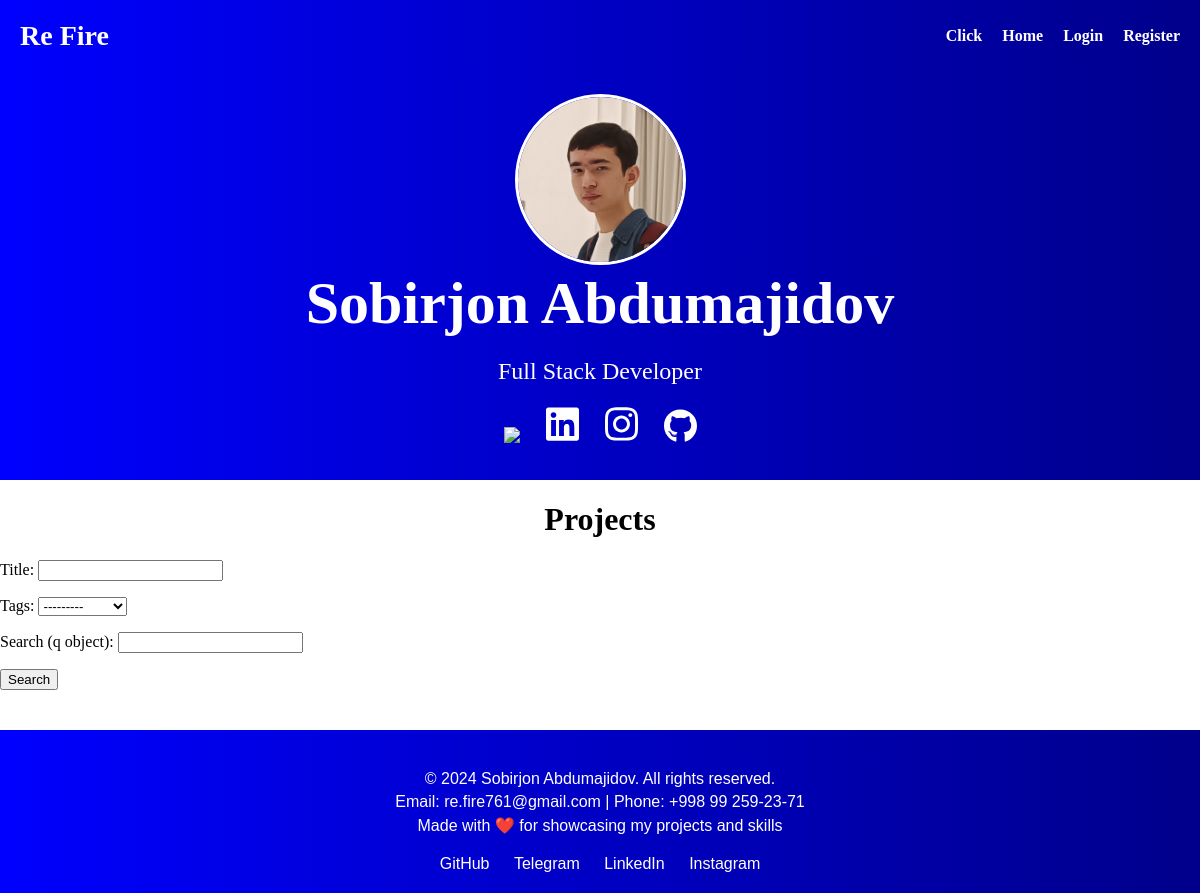
The page /projects/ on the database as committed earlier.
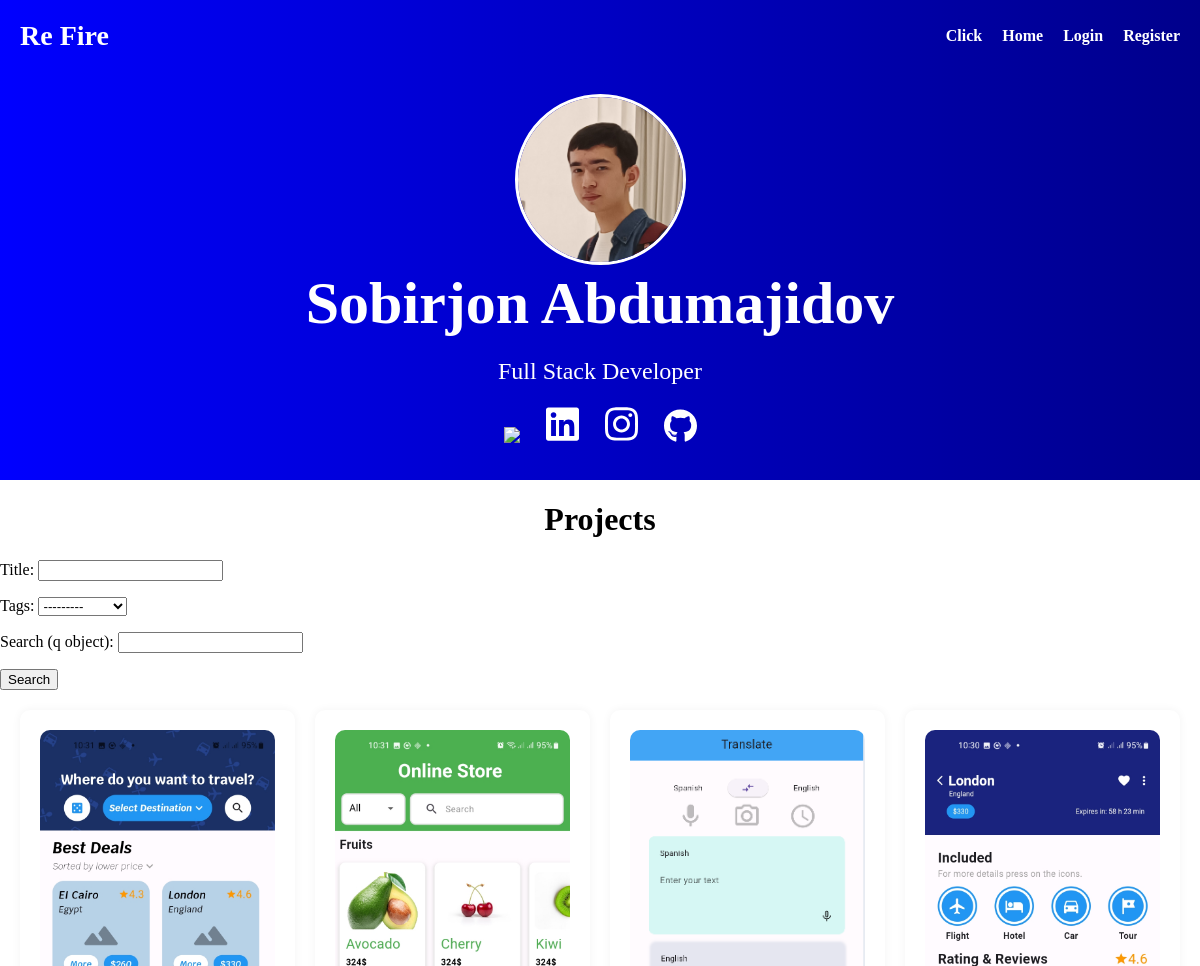
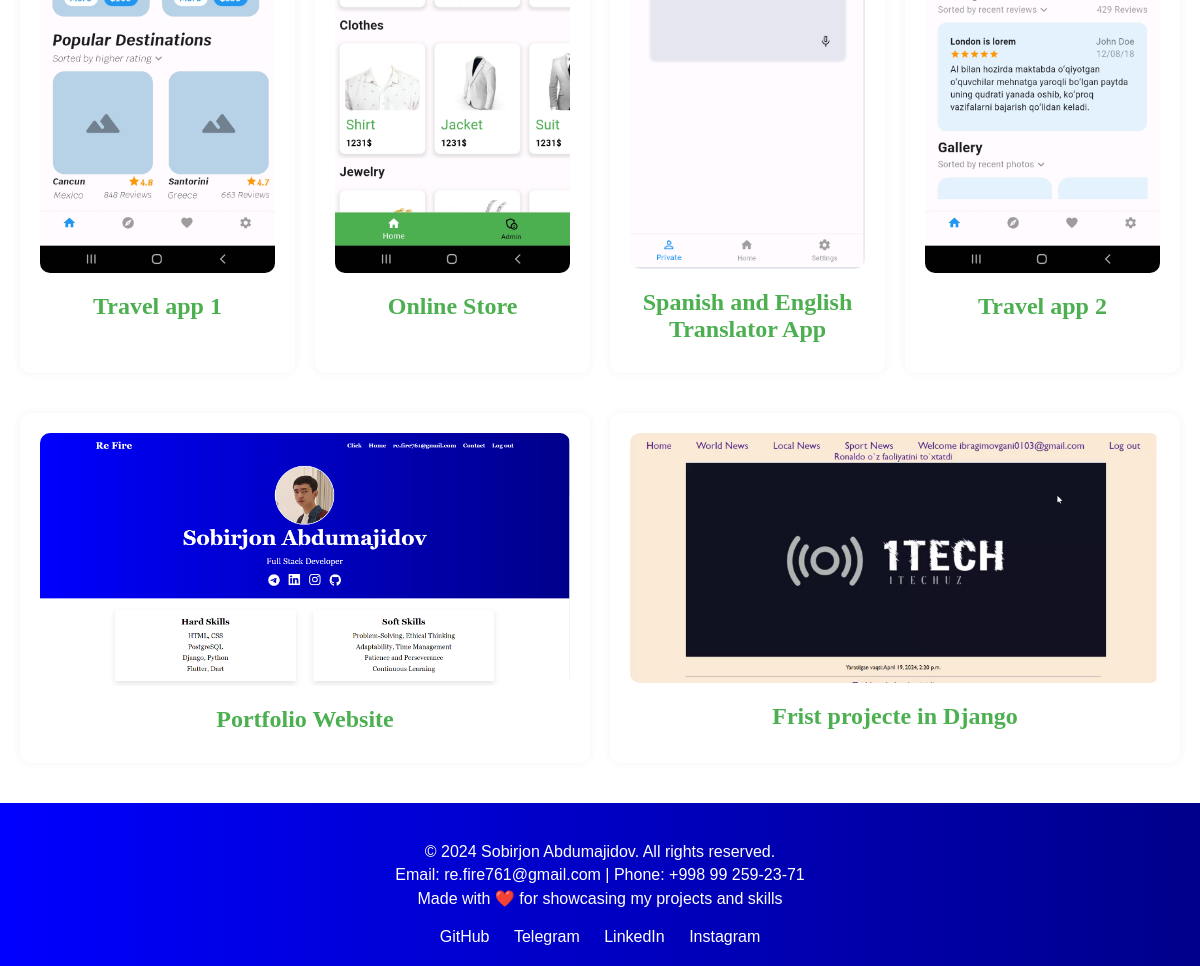
The same page on the database as committed later (2 pictures, top to bottom).
### myApp/models.py (models this page shows, shortened)
class MaqolaModel(models.Model):
    TAG = (
        ("Certificates", "Certificates"),
        ("Projects", "Projects"),
        ("Education", "Education"),
    )
    title = models.CharField(max_length=255)
    image = models.ImageField(blank=True, null=True)
    source = models.CharField(max_length=255)
    link = models.CharField(max_length=500, blank=True, null=True)
    description_uzb = models.TextField(blank=True, null=True)
    description_eng = models.TextField(blank=True, null=True)
    tags = models.CharField(choices=TAG, max_length=255, blank=True, null=True)
    @property
    def imageURL(self):
        return self.image.url if self.image else ""

### myApp/views.py (the view)
# urls.py: path('projects/', projects, name='projects'),
def projects(request):
    queryset = MaqolaModel.objects.filter(tags='Projects').order_by('-id')
    filterset = ProjectFilter(request.GET, queryset=queryset)
    context = {
        'filterset': filterset
    }
    return render(
        template_name='sport.html',
        request=request,
        context=context,
    )

### templates/sport.html (shortened to what this page needs)
<!DOCTYPE html>
<html lang="en">
{% load static %}
<head>
    <link rel="stylesheet" href="{% static 'css/style.css' %}">
</head>
<body>
    {% if request.user.is_authenticated %}
        {% include 'login_header.html' %}
    {% else %}
        {% include 'header.html' %}
    {% endif %}
    <div class="hero">
        <div class="hero-content">
            <img src="{% static 'IMG_.jpg' %}" alt="Profile Picture" class="profile-pic">
            <h1>Sobirjon Abdumajidov</h1>
            <p>Full Stack Developer</p>
            <div class="addition-info">
                <a class="icon-svg" target="_blank" href="https://t.me/Djangoconfig"><img class="icon-svg" src="{% static 'telegram.svg' %}"></a>
                <a class="icon-svg" target="_blank" href="https://www.linkedin.com/in/sobirjon-abdumajidov-632659270/"><img class="icon-svg" src="{% static 'linkedin.svg' %}"></a>
                <a class="icon-svg" target="_blank" href="https://www.instagram.com/sobirjon_a05/"><img class="icon-svg" src="{% static 'instagram.svg' %}"></a>
                <a class="icon-svg" target="_blank" href="https://github.com/Sobirjon005"><img class="icon-svg" src="{% static 'github.svg' %}"></a>
            </div>
        </div>
    </div>
    <h1 class="category">Projects</h1>
    <form method="get">
        {{ filterset.form.as_p }}
        <button type="submit">Search</button>
    </form>
    <div class="container" id="projects">
        {% for project in filterset.qs %}
            <div class="maqola" id="for_projects">
                <img class="image_main" src="{{ project.imageURL }}">
                <a href="{% url 'article_details' project.id %}"><h2>{{ project.title }}</h2></a>
            </div>
        {% endfor %}
    </div>
{% include 'footer.html' %}
</body>
</html>

Rows that differ between the two databases and show on the page:
added MaqolaModel: imageURL (picture), title "Travel app 1"
added MaqolaModel: imageURL (picture), title "Online Store"
added MaqolaModel: imageURL (picture), title "Spanish and English Translator App"
added MaqolaModel: imageURL (picture), title "Travel app 2"
added MaqolaModel: imageURL (picture), title "Portfolio Website"
now on this page (row edited): MaqolaModel: imageURL (picture), title "Frist projecte in Django"
